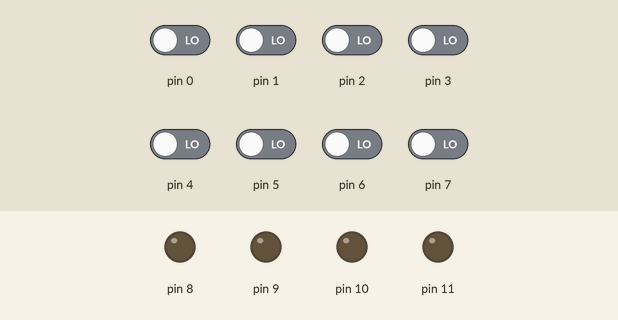
Bench run of a sketch on a simulated Arduino Uno, built with avr-gcc and run on an emulated ATmega328P. On the bench: output pins drawn as LEDs (lit = HIGH). The test bench sets the inputs (shaded band); at power-on: pin 0–7 LOW.

Above: at 1.2 s.
1.3 s: pin 2 driven HIGH
At 2.5 s:
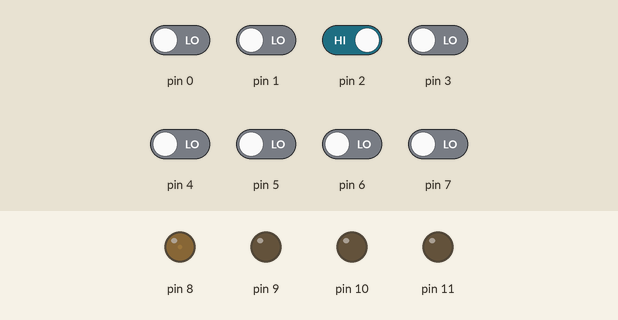
2.8 s: pin 3 driven HIGH
At 3.7 s:
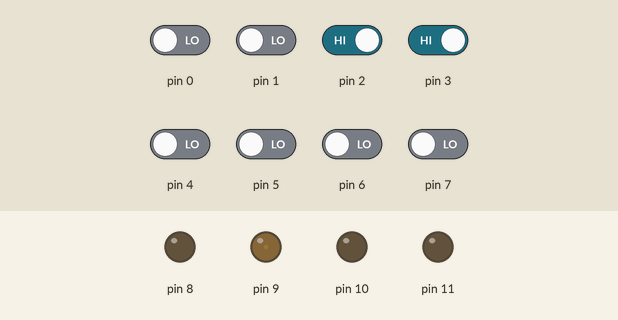
4.3 s: pin 4 driven HIGH
At 5.3 s:
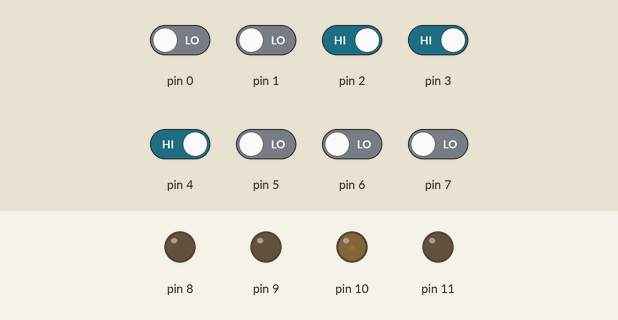
5.8 s: pin 5 driven HIGH
At 7.1 s:
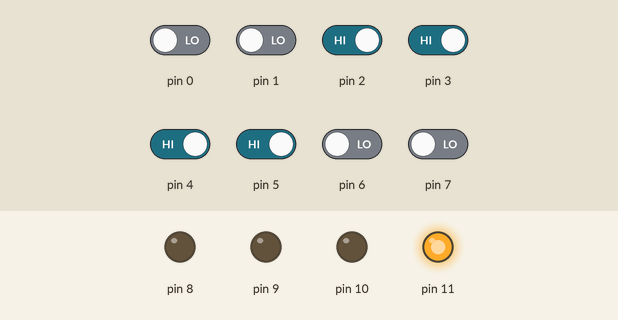
Timing chart, 0 to 8.3 s (numbered marks = the images above; inputs shaded):
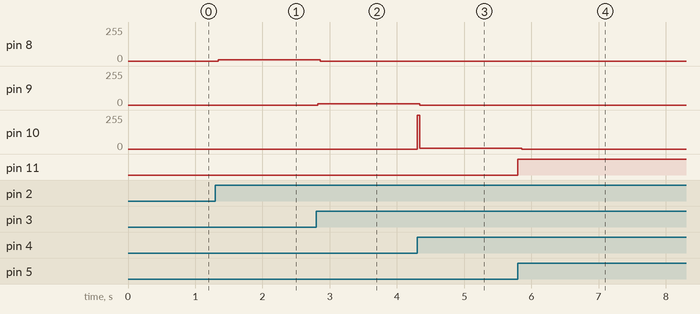

The sketch:

EX3.4.ino
```cpp
void setup() {
  // put your setup code here, to run once:
 DDRD &=~(0x1E);  //Declare as Input
 DDRB |= 0x0F;    //Declare as Output
}

void loop() {
  // put your main code here, to run repeatedly:
  bool SW1 = PIND & 0x04;
  bool SW2 = PIND & 0x08;
  bool SW3 = PIND & 0x10;
  bool SW4 = PIND & 0x20;
 if(SW1==1 && SW2==0 && SW3==0 && SW4==0)
  {
  PORTB = 0x01;
  }
  if(SW1==1 && SW2==1 && SW3==0 && SW4==0)
  {
  PORTB = 0x02;
  }
  if(SW1==1 && SW2==1 && SW3==1 && SW4==0)
  {
  PORTB = 0x04;
  }
  if(SW1==1 && SW2==1 && SW3==1 && SW4==1)
  {
  PORTB = 0x08;
  }
  else
  {
  PORTB = 0x00;
  }

}
```

Measured:
- after the input at 1.3 s, pin 8: 0/255 → 10/255 at once
- after the input at 2.8 s, pin 8: 10/255 → 0/255 after 0.06 s; pin 9: 0/255 → 9/255 at once
- after the input at 4.3 s, pin 9: 9/255 → 0/255 at once; pin 10: 0/255 → 5/255 at once
- after the input at 5.8 s, pin 10: 5/255 → 0/255 after 0.06 s; pin 11: LOW → HIGH at once
